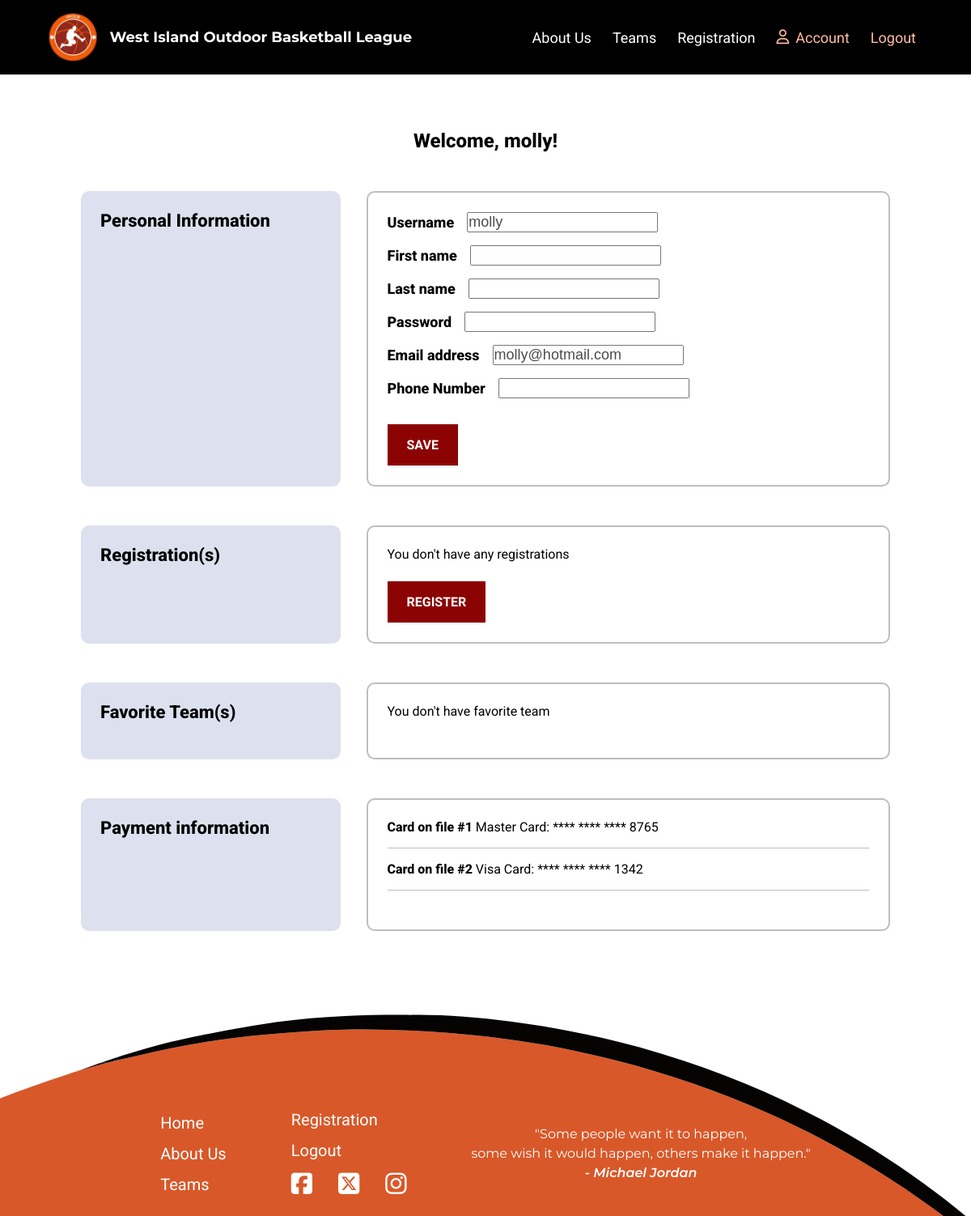
Page /wioblapp/account/11/ (signed in) on the earlier database version.
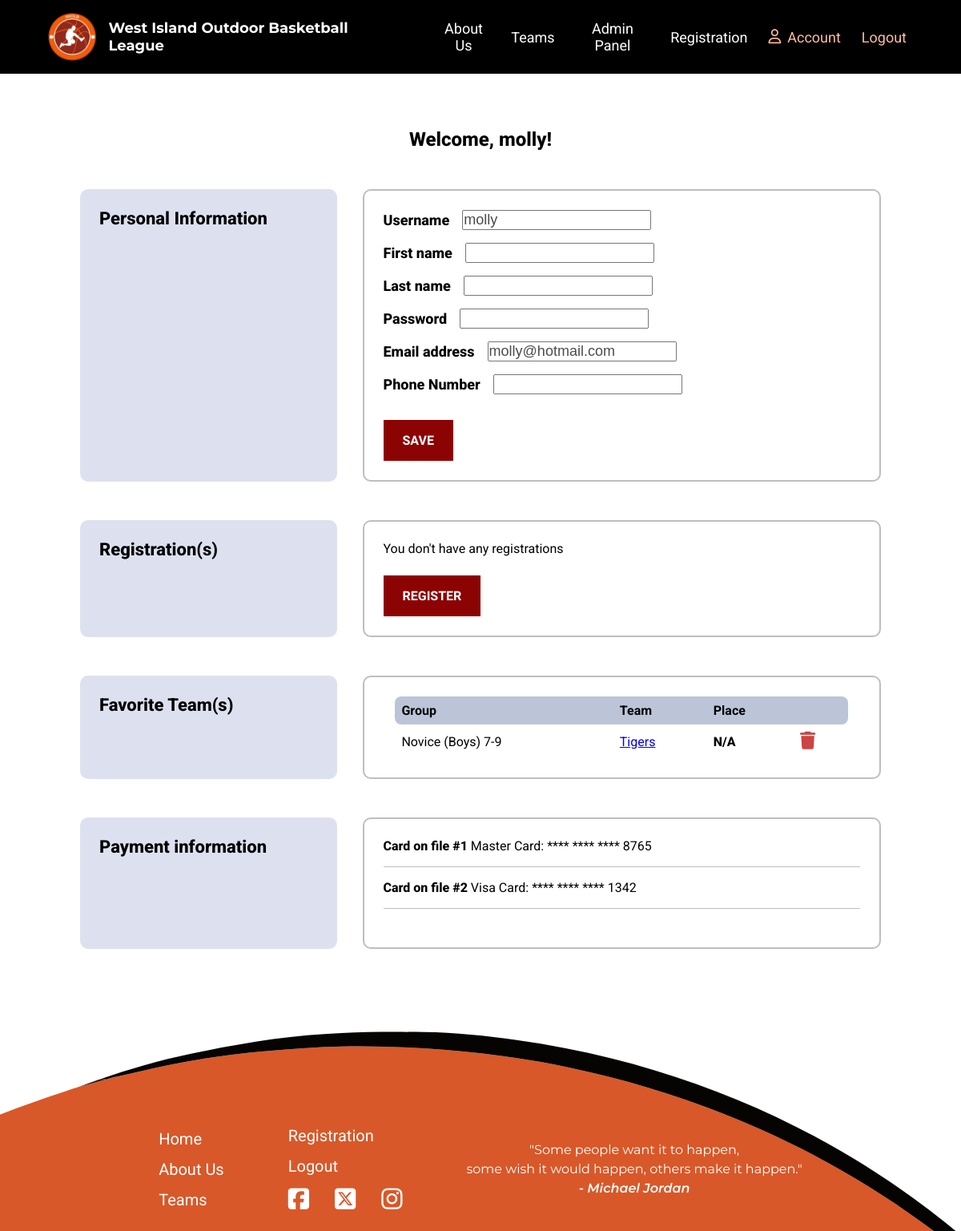
Same page on the later database version.
### wioblapp/models.py (models this page shows, shortened)
class UserAccount(AbstractUser):
    role = models.ForeignKey(
        Role,
        on_delete=models.RESTRICT,
        related_name="user_accounts",
        null=True,
        blank=True,
    )
    phone = models.CharField("Phone Number", max_length=15, blank=True, null=True)
    def __str__(self):
        return self.username

class FavoriteTeam(models.Model):
    user_account = models.ForeignKey(
        UserAccount, on_delete=models.CASCADE, related_name="favoriteteams"
    )
    team = models.ForeignKey(
        Team,
        on_delete=models.CASCADE,
        related_name="favoriteteams",
        blank=True,
        null=True,
    )

class Team(models.Model):
    name = models.CharField("Team Name", max_length=20, primary_key=True)
    coaches = models.ManyToManyField(UserAccount, related_name="teams", blank=True)
    place = models.IntegerField("Place", default=0, validators=[MinValueValidator(0)])
    group = models.ForeignKey(
        RegistrationType,
        on_delete=models.CASCADE,
        related_name="teams",
        blank=True,
        null=True,
    )
    color = models.CharField("Team Color", max_length=7, blank=True, null=True)

class RegistrationType(models.Model):
    reg_type = models.CharField("Registration Type", max_length=50, primary_key=True)
    description = models.CharField("Description", max_length=300)
    cost = models.IntegerField("Cost", validators=[MinValueValidator(0)])
    def __str__(self):
        return str(self.reg_type)

### wioblapp/views.py (the view, shortened to what this page needs)
# urls.py: path("account/<int:account_id>/", views.member_account, name="member_account"),
@login_required(login_url="login")
def member_account(request, account_id):
    member = get_object_or_404(UserAccount, pk=account_id)
    players = Player.objects.filter(related_account=account_id)
    favorite_teams = FavoriteTeam.objects.filter(user_account=account_id)
    registrations = Registration.objects.filter(player__in=players)
    password = member.password
    try:
        player = Player.objects.filter(related_account=account_id).first()
    except Player.DoesNotExist:
        pass
    try:
        registration = Registration.objects.get(player=player)
    except Registration.DoesNotExist:
        pass
    if request.method == "GET":
        account_form = ModifyAccountForm(instance=member)
    context = {
        "account_form": account_form,
        "member": member,
        "players": players,
        "favorite_teams": favorite_teams,
        "registrations": registrations,
    }
    return render(request, "member_account.html", context)

### wioblapp/forms.py
class ModifyAccountForm(forms.ModelForm):
    password = forms.CharField(
        label="Password", max_length=20, widget=forms.PasswordInput, required=True
    )
    phone = forms.CharField(label="Phone Number", required=False)
    class Meta:
        model = UserAccount
        fields = ["username", "first_name", "last_name", "password", "email", "phone"]

### wioblapp/templates/member_account.html (shortened to what the changed rows need)
{% extends 'base.html' %}
{% load static %}
{% block content %}
    {% if request.user.is_authenticated %}
        <section class="account-info">
            <div class="container">
                <div class="profile-info">
                    <p>Welcome, {{ request.user }}!</p>
                </div>
                <div class="account-flex">
                    <div class="account-left">
                        <h3>Personal Information</h3>
                    </div>
                    <div class="account-right">
                        <div class="account-content">
                            <form action="{% url 'member_account' request.user.id %}" method="POST">
                                <div class="form">
                                    {% for field in account_form %}
                                        <div class="input-edit">
                                            <label for="{{ field.id_for_label }}">{{ field.label }}</label>
                                            {{ field }}
                                        </div>
                                    {% endfor %}
                                </div>
                                <div class="button-container">
                                    <button name="account_edit" class="action-button button" >Save</button>
                                </div>
                            </form>
                        </div>
                    </div>
                </div>
                <div class="account-flex">
                    <div class="account-left">
                        <h3>Registration(s)</h3>
                    </div>
                    <div class="account-right">
                        <div class=" account-content account-reg">
                            <div>
                                {% if registrations %}
                                <ul>
                                {% for registration in registrations %}
                                    <li>{{ registration }}</li>
                                {% endfor %}
                                </ul>
                                {% else %}
                                    <p>You don't have any registrations</p>
                                {% endif %}
                            </div>
                            <div class="button-container">
                                <a href="{% url 'registration' %}" class="action-button button">Register</a>
                            </div>
                        </div>
                    </div>
                </div>
                <div class="account-flex">
                    <div class="account-left">
                        <h3>Favorite Team(s)</h3>
                    </div>
                    <div class="account-right">
                        <div class=" account-content account-reg">
                            <div class="teams-search">
                                {% if favorite_teams %}
                                    <table style="overflow: visible;">
                                        <thead>
                                            <tr>
                                                <th>Group</th>
                                                <th>Team</th>
                                                <th>Place</th>
                                                <th></th>
                                            </tr>
                                        </thead>
                                        <tbody>
                                        {% for team in favorite_teams %}
                                            <tr>
                                                <td>{{ team.team.group }}</td>
                                                <td><a href="{% url 'team_schedule' team.team.name %}">{{ team.team.name }}</a></td>
                                                <td>
                                                    {% if team.team.place == 0 %}
                                                        <span>N/A</span>
                                                    {% else %}
                                                        {{ team.team.place }}
                                                    {% endif %}
                                                </td>
                                                <td>
                                                    <div class="schedule">
                                                        <form action="{% url 'dislike_team' team.team.name %}" method="POST">
                                                            <button class="icon" type="submit" name="dislike">
                                                                <span class="tooltip-wrapper" data-tooltip="Remove team">
                                                                    <i class="fa-solid fa-trash"></i>
                                                                </span>
                                                            </button>
                                                        </form>
                                                    </div>
                                                </td>
                                            </tr>
                                        {% endfor %}
                                        </tbody>
                                    </table>
                                {% else %}
                                    <p>You don't have favorite team</p>
                                {% endif %}
                            </div>
                        </div>
                    </div>
                </div>
                <div class="account-flex">
                    <div class="account-left">
                        <h3>Payment information</h3>
                    </div>
                    <div class="account-right">
                        <div class="account-content">
                            <ul>
                                <li><span>Card on file #1</span> Master Card: **** **** **** 8765</li>
                                <li><span>Card on file #2</span> Visa Card: **** **** **** 1342</li>
                            </ul>
                        </div>
                    </div>
                </div>
            </div>
        </section>
    {% endif %}
{% endblock %}

Differences in the rows shown:
changed UserAccount "molly": role_id empty → "Coach" (drawn)
added FavoriteTeam: team.group "Novice (Boys) 7-9", team.name "Tigers", shows "N/A"
Other differences:
text no longer shown: "You don't have favorite team"
text now shown: "Admin Panel Group Team Place"
